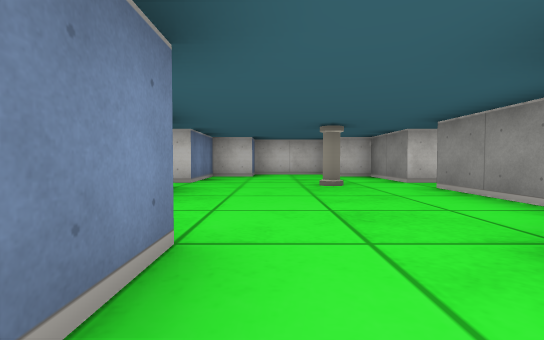
[1] (above)

20 first-person views from a walk through a cub3D ray-caster map. The camera is about half as high as the walls, tilts 2° down and sees 85° across. The floor is counted in squares. Each view is taken from the middle of a square. On the plan, view 1 faces up. The plan holds only what a view shows up to about 9 squares ahead; the rest is blank.

[2]
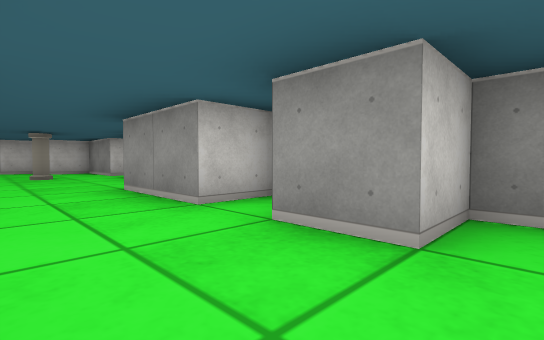

[3]
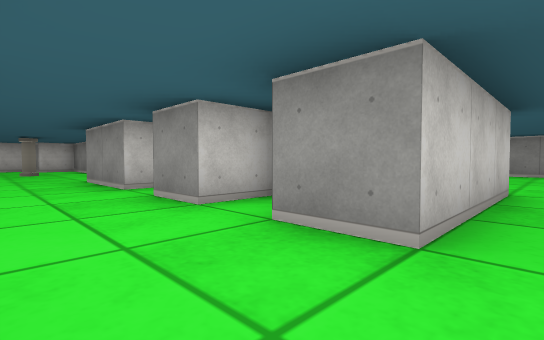

[4]
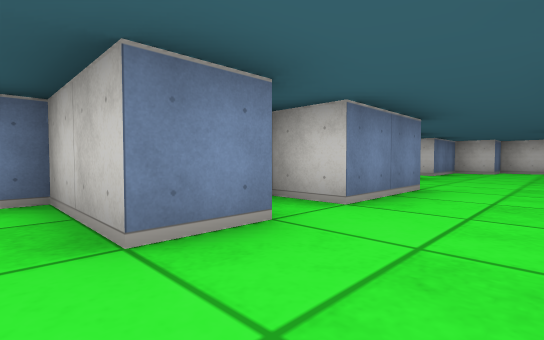

[5]
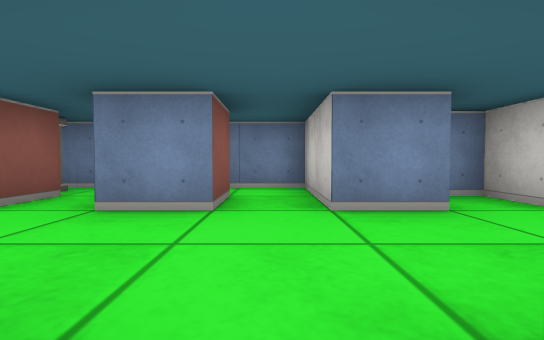

[6]
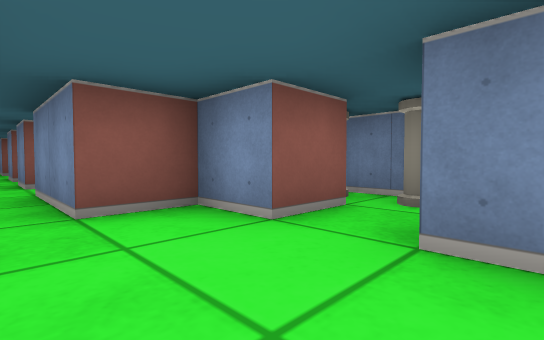

[7]
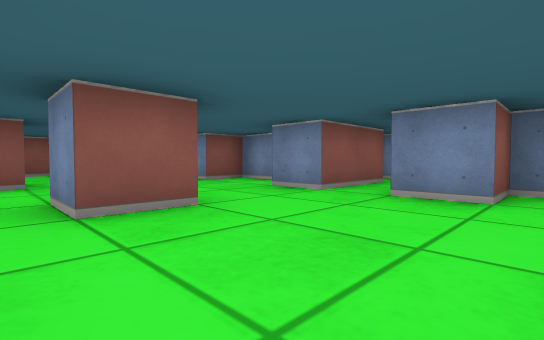

[8]
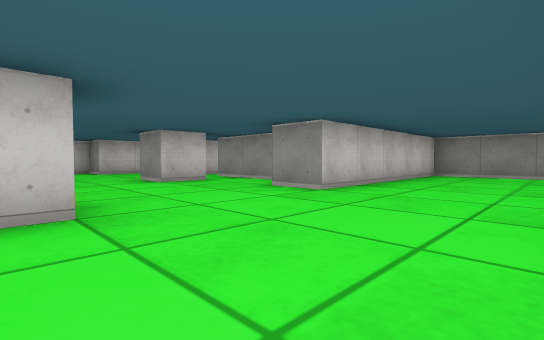

[9]
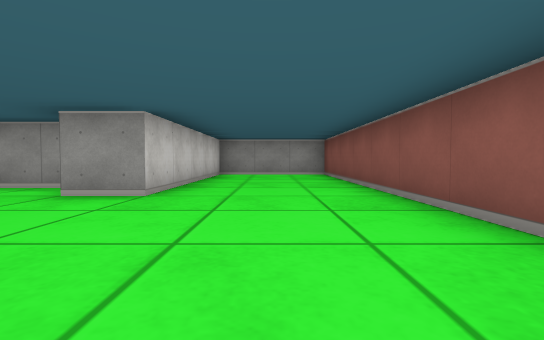

[10]
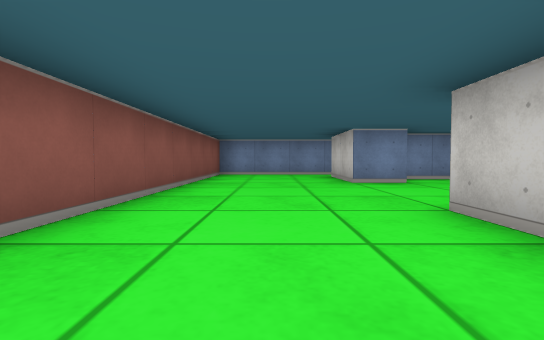

[11]
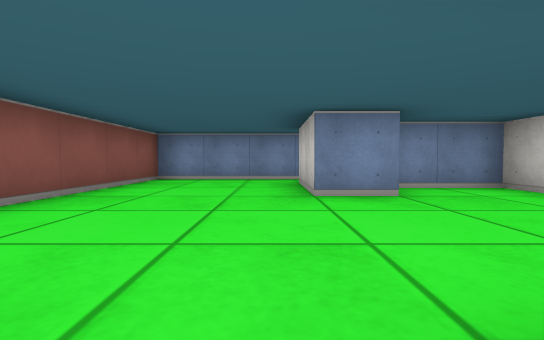

[12]
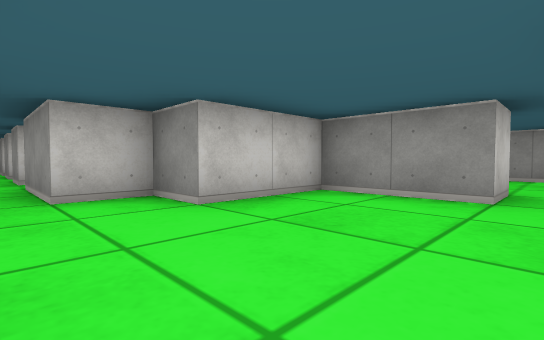

[13]
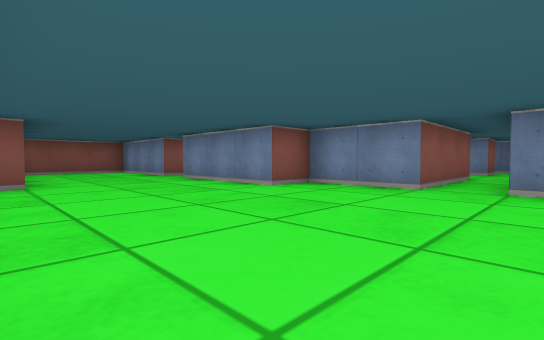

[14]
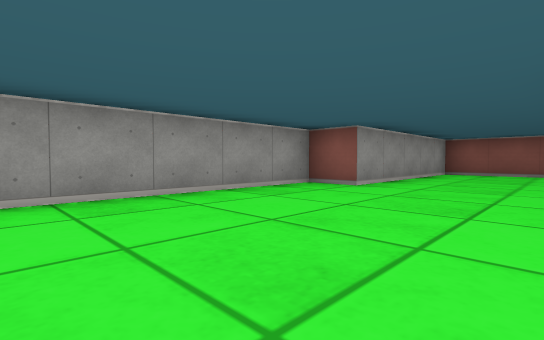

[15]
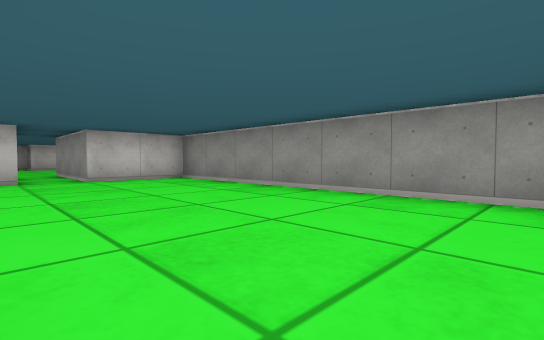

[16]
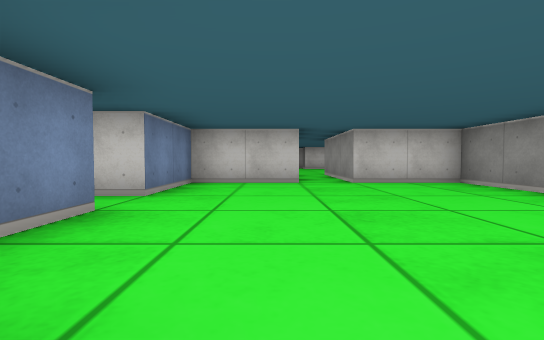

[17]
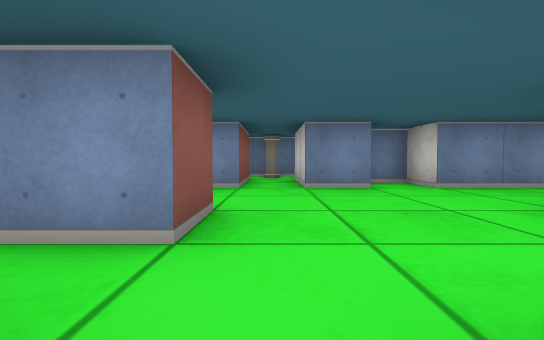

[18]
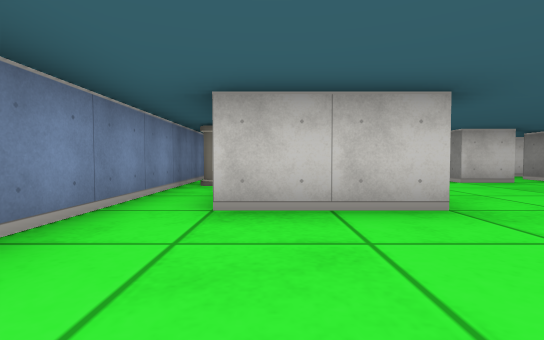

[19]
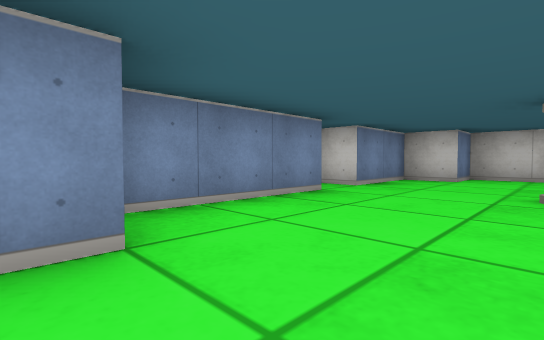

[20]
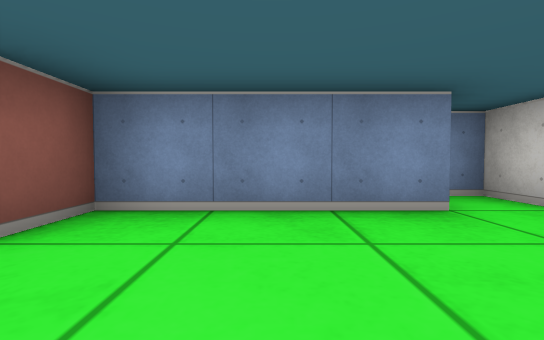

### Floor plan
Points are (right, up) in squares from view 1. A wall is a line through its corners. A room is listed if a view was taken in it or the views show most of it. See-through windows are left out.
Room 1 (views 1, 19)
walls: (-0.5, -1.4) (-0.5, -2.5); (1.5, -2.5) (1.5, -1.5); (-0.5, 1.5) (-0.5, -0.5) (-1.5, -0.5) (-1.5, -1); (2.5, -0.5) (1.5, -0.5) (1.5, 1.5)
ways out: opening at (0.5, -2) to room 2; opening at (0.5, 0.5) to room 5
Room 2 (views 2, 3, 4, 5, 6)
walls: (-1.5, -5.5) (-0.5, -5.5) (-0.5, -6.5) (0.5, -6.5) (0.5, -7.5); (-2.5, -5.2) (-2.5, -6.2); (-2.5, -10.4) (-2.5, -15.6); (-1.5, -3.5) (-0.5, -3.5) (-0.5, -4.5); (1.5, -7.5) (1.5, -5.5); (1.5, -4.5) (1.5, -3.5); (-0.5, -2.5) (-2.5, -2.5) (-2.5, -3.8); (2.5, -3) (2.5, -2.5) (1.5, -2.5)
ways out: opening at (0.5, -2) to room 1; opening at (-2, -16) to room 3; opening at (-0.5, -11) to room 3; opening at (1, -8) to room 3; opening at (2, -5) to room 4
objects: pillar (-2, -13); pillar (-2, -11); pillar (-2, -6); pillar (-2, -5)
Room 3 (views 7, 8, 9, 10, 11, 12, 18)
walls: (2.5, -12.5) (2.5, -11.5) (3.5, -11.5) (3.5, -12.5) (2.5, -12.5); (4.5, -13.9) (4.5, -11.5); (-1.5, -11.5) (0.5, -11.5) (0.5, -12.5) (-0.5, -12.5) (-0.5, -14.5) (0.5, -14.5) (0.5, -15.5) (-1.5, -15.5); (4.5, -10.5) (4.5, -8.5) (2.5, -8.5) (2.5, -7.5) (1.5, -7.5); (-2.5, -15.6) (-2.5, -18.5) (8.5, -18.5) (8.5, -15.5) (3.5, -15.5) (3.5, -14.5) (3.9, -14.5); (0.5, -7.5) (0.5, -8.5) (-0.5, -8.5) (-0.5, -9.5) (0.5, -9.5) (0.5, -10.5) (-1.2, -10.5)
ways out: opening at (-2, -16) to room 2; opening at (-0.5, -11) to room 2; opening at (1, -8) to room 2; opening at (5, -11) to room 4
Room 4 (views 13, 14, 15, 16, 17)
walls: (4.9, -11.5) (5.5, -11.5) (5.5, -13.2); (6.6, -2.5) (4.5, -2.5) (4.5, -4.5) (1.5, -4.5); (1.5, -5.5) (4.5, -5.5) (4.5, -7.5) (5.5, -7.5) (5.5, -10.5) (4.5, -10.5); (6.4, -14.5) (8.5, -14.5) (8.5, -9.5) (9.5, -9.5) (9.5, -2.5) (7.5, -2.5)
ways out: opening at (2, -5) to room 2; opening at (5, -11) to room 3; opening at (7, -2)
Room 5 (view 20)
walls: (-1.5, 4.6) (-1.5, 1.5) (-0.5, 1.5); (2.5, 5.5) (2.5, 7.5) (1.5, 7.5); (2.5, 2.6) (2.5, 4.5); (1.5, 8.5) (-0.5, 8.5) (-0.5, 7.5) (-1.5, 7.5) (-1.5, 5.5) (-2.5, 5.5) (-2.5, 5)
ways out: opening at (0.5, 0.5) to room 1; opening at (3.5, 5)
objects: pillar (1, 5)

Where each view was taken, in squares from view 1:
view 1: 0 up, 0 right, facing up
view 2: 3 down, 0 right, facing up-right
view 3: 5 down, 0 right, facing up-right
view 4: 3 down, 1 right, facing up-left
view 5: 3 down, 2 right, facing left
view 6: 4 down, 1 right, facing down-left
view 7: 9 down, 4 right, facing down-left
view 8: 18 down, 0 right, facing up-right
view 9: 17 down, 0 right, facing right
view 10: 17 down, 6 right, facing left
view 11: 16 down, 4 right, facing left
view 12: 11 down, 1 right, facing up-right
view 13: 4 down, 9 right, facing down-left
view 14: 5 down, 6 right, facing down-right
view 15: 9 down, 6 right, facing up-right
view 16: 8 down, 6 right, facing up
view 17: 11 down, 5 right, facing left
view 18: 18 down, 1 left, facing up
view 19: 1 up, 1 right, facing up-left
view 20: 3 up, 1 right, facing left
